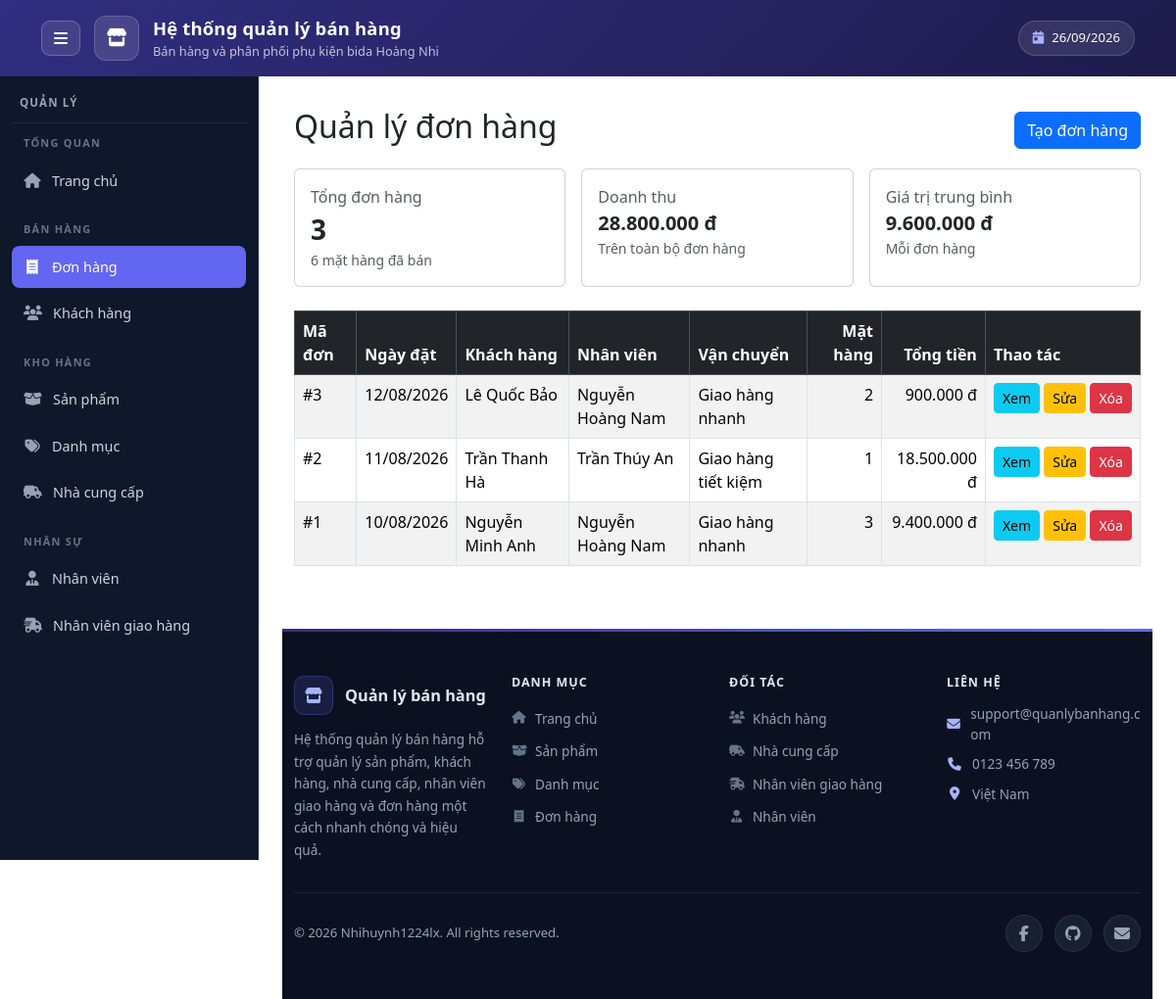
/admin/orders/index.php, run on the app's committed database.
### tables this page shows
CREATE TABLE orders (
    OrderID INT AUTO_INCREMENT PRIMARY KEY,
    OrderDate DATE NOT NULL,
    CustomerID INT NOT NULL,
    EmployeeID INT NOT NULL,
    ShipperID INT NOT NULL,

    CONSTRAINT fk_orders_customer
        FOREIGN KEY (CustomerID) REFERENCES customers(CustomerID),
    CONSTRAINT fk_orders_employee
        FOREIGN KEY (EmployeeID) REFERENCES employees(EmployeeID),
    CONSTRAINT fk_orders_shipper
        FOREIGN KEY (ShipperID) REFERENCES shippers(ShipperID)
);

CREATE TABLE customers (
    CustomerID INT AUTO_INCREMENT PRIMARY KEY,
    CustomerName VARCHAR(100) NOT NULL,
    ContactName VARCHAR(100),
    Address VARCHAR(200),
    City VARCHAR(100),
    PostalCode VARCHAR(20),
    Country VARCHAR(100),
    Phone VARCHAR(20)
);

CREATE TABLE shippers (
    ShipperID INT AUTO_INCREMENT PRIMARY KEY,
    ShipperName VARCHAR(100) NOT NULL,
    Phone VARCHAR(20)
);

### src/includes/helpers.php (called while the page is built, shortened)
<?php
if (!function_exists('vnd')) {
    function vnd(float $amount): string
    {
        return number_format($amount, 0, ',', '.') . ' đ';
    }
}
if (!function_exists('format_date')) {
    function format_date(?string $date): string
    {
        $timestamp = strtotime($date);
        return $timestamp === false ? '' : date('d/m/Y', $timestamp);
    }
}
if (!function_exists('format_quantity')) {
    function format_quantity(float $quantity): string
    {
        return number_format($quantity, 0, ',', '.');
    }
}

### public/admin/orders/index.php (the view, shortened to what this page needs)
<?php
require_once '/var/www/src/config/database.php';
require_once '/var/www/src/includes/helpers.php';
$sqlStats = "
    SELECT
        (SELECT COUNT(*) FROM orders) AS TotalOrders,
        (SELECT COALESCE(SUM(Quantity * UnitPrice), 0) FROM orderdetail)
            AS TotalRevenue,
        (SELECT COALESCE(SUM(Quantity), 0) FROM orderdetail)
            AS TotalItems
";
$statsResult = $conn->query($sqlStats);
$stats = $statsResult ? $statsResult->fetch_assoc() : [];
$totalOrders = (int) ($stats['TotalOrders'] ?? 0);
$totalRevenue = (float) ($stats['TotalRevenue'] ?? 0);
$totalItems = (int) ($stats['TotalItems'] ?? 0);
$averageOrder = $totalOrders > 0
    ? $totalRevenue / $totalOrders
    : 0.0;
$sql = "
    SELECT
        o.OrderID,
        o.OrderDate,
        cu.CustomerName,
        CONCAT(e.LastName, ' ', e.FirstName) AS EmployeeName,
        sh.ShipperName,
        COALESCE(SUM(od.Quantity), 0) AS TotalItems,
        COALESCE(SUM(od.Quantity * od.UnitPrice), 0) AS OrderTotal
    FROM orders AS o
    INNER JOIN customers AS cu
        ON cu.CustomerID = o.CustomerID
    INNER JOIN employees AS e
        ON e.EmployeeID = o.EmployeeID
    INNER JOIN shippers AS sh
        ON sh.ShipperID = o.ShipperID
    LEFT JOIN orderdetail AS od
        ON od.OrderID = o.OrderID
    GROUP BY
        o.OrderID,
        o.OrderDate,
        cu.CustomerName,
        e.LastName,
        e.FirstName,
        sh.ShipperName
    ORDER BY o.OrderDate DESC, o.OrderID DESC
";
$result = $conn->query($sql);
require_once '/var/www/src/includes/admin/header.php';
require_once '/var/www/src/includes/admin/navbar.php';
?>
<div class="container mt-4">
    <div class="d-flex justify-content-between align-items-center mb-3">
        <h2>Quản lý đơn hàng</h2>
        <a href="/admin/orders/create.php" class="btn btn-primary">
            Tạo đơn hàng
        </a>
    </div>
    <div class="row g-3 mb-4">
        <div class="col-md-4">
            <div class="card h-100">
                <div class="card-body">
                    <div class="text-muted">
                        Tổng đơn hàng
                    </div>
                    <div class="fs-3 fw-bold">
                        <?= number_format($totalOrders, 0, ',', '.') ?>
                    </div>
                    <div class="text-muted small">
                        <?= format_quantity($totalItems) ?> mặt hàng đã bán
                    </div>
                </div>
            </div>
        </div>
        <div class="col-md-4">
            <div class="card h-100">
                <div class="card-body">
                    <div class="text-muted">
                        Doanh thu
                    </div>
                    <div class="fs-5 fw-bold">
                        <?= vnd($totalRevenue) ?>
                    </div>
                    <div class="text-muted small">
                        Trên toàn bộ đơn hàng
                    </div>
                </div>
            </div>
        </div>
        <div class="col-md-4">
            <div class="card h-100">
                <div class="card-body">
                    <div class="text-muted">
                        Giá trị trung bình
                    </div>
                    <div class="fs-5 fw-bold">
                        <?= vnd($averageOrder) ?>
                    </div>
                    <div class="text-muted small">
                        Mỗi đơn hàng
                    </div>
                </div>
            </div>
        </div>
    </div>
    <div class="table-responsive">
        <table class="table table-bordered table-striped">
            <thead class="table-dark">
                <tr>
                    <th>Mã đơn</th>
                    <th>Ngày đặt</th>
                    <th>Khách hàng</th>
                    <th>Nhân viên</th>
                    <th>Vận chuyển</th>
                    <th class="text-end">Mặt hàng</th>
                    <th class="text-end">Tổng tiền</th>
                    <th class="text-nowrap">Thao tác</th>
                </tr>
            </thead>
            <tbody>
            <?php if ($result && $result->num_rows > 0): ?>
                <?php while ($order = $result->fetch_assoc()): ?>
                    <tr>
                        <td>
                            #<?= (int) $order['OrderID'] ?>
                        </td>
                        <td>
                            <?= htmlspecialchars(
                                format_date($order['OrderDate'])
                            ) ?>
                        </td>
                        <td>
                            <?= htmlspecialchars($order['CustomerName']) ?>
                        </td>
                        <td>
                            <?= htmlspecialchars($order['EmployeeName']) ?>
                        </td>
                        <td>
                            <?= htmlspecialchars($order['ShipperName']) ?>
                        </td>
                        <td class="text-end">
                            <?= format_quantity(
                                (float) $order['TotalItems']
                            ) ?>
                        </td>
                        <td class="text-end">
                            <?= vnd((float) $order['OrderTotal']) ?>
                        </td>
                        <td class="text-nowrap">
                            <a
                                href="/admin/orders/show.php?id=<?= (int) $order['OrderID'] ?>"
                                class="btn btn-sm btn-info"
                            >
                                Xem
                            </a>
                            <a
                                href="/admin/orders/edit.php?id=<?= (int) $order['OrderID'] ?>"
                                class="btn btn-sm btn-warning"
                            >
                                Sửa
                            </a>
                            <form
                                action="/admin/orders/delete.php"
                                method="post"
                                class="d-inline"
                                onsubmit="return confirm('Bạn có chắc muốn xóa đơn hàng này? Toàn bộ mặt hàng trong đơn cũng bị xóa.');"
                            >
                                <button
                                    type="submit"
                                    class="btn btn-sm btn-danger"
                                >
                                    Xóa
                                </button>
                            </form>
                        </td>
                    </tr>
                <?php endwhile; ?>
            <?php endif; ?>
            </tbody>
        </table>
    </div>
</div>
<?php
require_once '/var/www/src/includes/admin/footer.php';

### data on the page
orders: OrderID "3", OrderDate "12/08/2026", CustomerID.CustomerName "Lê Quốc Bảo", EmployeeName "Nguyễn Hoàng Nam", ShipperID.ShipperName "Giao hàng nhanh", TotalItems "2", OrderTotal "900.000 đ"
orders: OrderID "2", OrderDate "11/08/2026", CustomerID.CustomerName "Trần Thanh Hà", EmployeeName "Trần Thúy An", ShipperID.ShipperName "Giao hàng tiết kiệm", TotalItems "1", OrderTotal "18.500.000 đ"
orders: OrderID "1", OrderDate "10/08/2026", CustomerID.CustomerName "Nguyễn Minh Anh", EmployeeName "Nguyễn Hoàng Nam", ShipperID.ShipperName "Giao hàng nhanh", TotalItems "3", OrderTotal "9.400.000 đ"

### other printed values
$appName "Hệ thống quản lý bán hàng"
$appSubtitle "Bán hàng và phân phối phụ kiện bida Hoàng Nhi"
$group['title'] "TỔNG QUAN"
$item['label'] "Trang chủ"
$group['title'] "BÁN HÀNG"
$item['label'] "Đơn hàng"
$item['label'] "Khách hàng"
$group['title'] "KHO HÀNG"
$item['label'] "Sản phẩm"
$item['label'] "Danh mục"
$item['label'] "Nhà cung cấp"
$group['title'] "NHÂN SỰ"
$item['label'] "Nhân viên"
$item['label'] "Nhân viên giao hàng"
$totalOrders "3"
